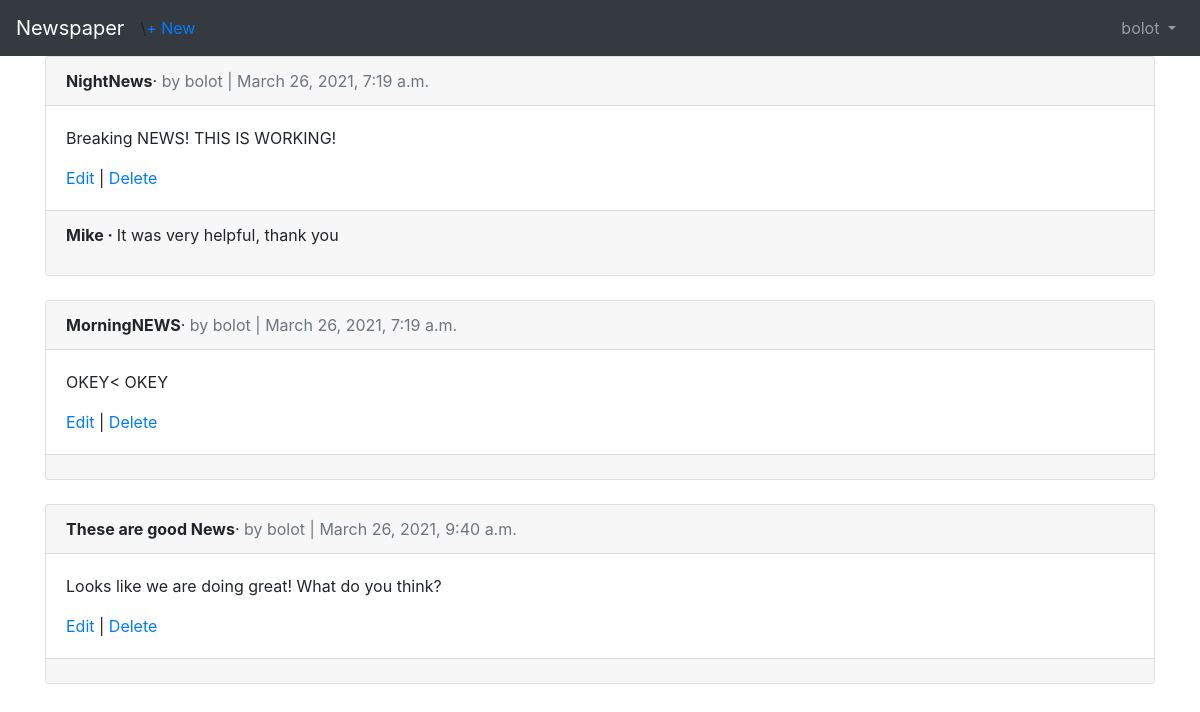
Page /articles (signed in) on the committed database.
### users/models.py (models this page shows)
class CustomUser(AbstractUser):
    age = models.PositiveIntegerField(null= True, blank = True)

### articles/models.py (models this page shows, shortened)
class Article(models.Model):
    title = models.CharField(max_length=255)
    body = models.TextField()
    date = models.DateTimeField(auto_now_add= True)
    author = models.ForeignKey(
        get_user_model(),
        on_delete = models.CASCADE,
    )

class Comment(models.Model):
    article = models.ForeignKey(Article, on_delete=models.CASCADE, related_name = 'comments')
    comment = models.CharField(max_length=140)
    author = models.ForeignKey(get_user_model(),
                               on_delete = models.CASCADE,
                               )
    def __str__(self):
        return self.comment

### articles/views.py (the view)
# urls.py: path('', ArticleListView.as_view(), name = 'article_list'),
class ArticleListView(LoginRequiredMixin,ListView):
    model = Article
    template_name = 'article_list.html'
    login_url = 'login'

### templates/article_list.html (shortened to what this page needs)
{% extends 'base.html'%}
{% block content%}
    {% for article in object_list %}
    <div class = "card">
        <div class = "card-header">
            <span class = "font-weight-bold">{{article.title}}</span>&middot;
            <span class = "text-muted">by {{article.author}} |
                {{article.date}} </span>
        </div>
        <div class = "card-body">
            <p>{{article.body}}</p>
            <a href="{% url 'article_edit' article.pk %}"> Edit </a>|
            <a href = "{%url 'article_delete' article.pk%}"> Delete </a>
        </div>
        <div class = "card-footer">
            {% for comment in article.comments.all %}
            <p>
                <span class = "font-weight-bold"> {{comment.author}} &middot; </span>
                {{comment}}
            </p>
            {% endfor %}
        </div>
    </div>
    <br />
    {%endfor%}
    {%endblock content%}

### templates/base.html (shortened to what this page needs)
<!DOCTYPE html>
<html>
<head>
  <link rel="stylesheet" href="https://stackpath.bootstrapcdn.com/bootstrap/4.5.0/css/bootstrap.min.css">
</head>
<body>
  <nav class="navbar navbar-expand-lg navbar-dark bg-dark">
    <a class="navbar-brand" href="{% url 'home' %}">Newspaper</a>
    {% if user.is_authenticated %}
      <ul class = "navbar-nav mr-auto">\
        <li class = "nav-item"><a href = "{% url 'article_new' %}">+ New</a></li>
      </ul>
      {% endif %}
    <div class="collapse navbar-collapse" id="navbarSupportedContent">
      {% if user.is_authenticated %}
        <ul class="navbar-nav ml-auto">
          <li class="nav-item">
            <a class="nav-link dropdown-toggle" href="#" id="navbarDropdown" role="button" data-toggle="dropdown" aria-haspopup="true" aria-expanded="false">
              {{ user.username }}
            </a>
          </li>
        </ul>
      {% endif %}
    </div>
  </nav>
  <main>
    <div class="container">
      {% block content %}
      {% endblock content %}
    </div>
  </main>
</body>
</html>

### rows in the picture
CustomUser: username "bolot"
Article: title "NightNews", author "bolot", date "March 26, 2021, 7:19 a.m.", body "Breaking NEWS! THIS IS WORKING!"
Comment: author "Mike", comment "It was very helpful, thank you"
Article: title "MorningNEWS", author "bolot", date "March 26, 2021, 7:19 a.m.", body "OKEY< OKEY"
Article: title "These are good News", author "bolot", date "March 26, 2021, 9:40 a.m.", body "Looks like we are doing great! What do you think?"
